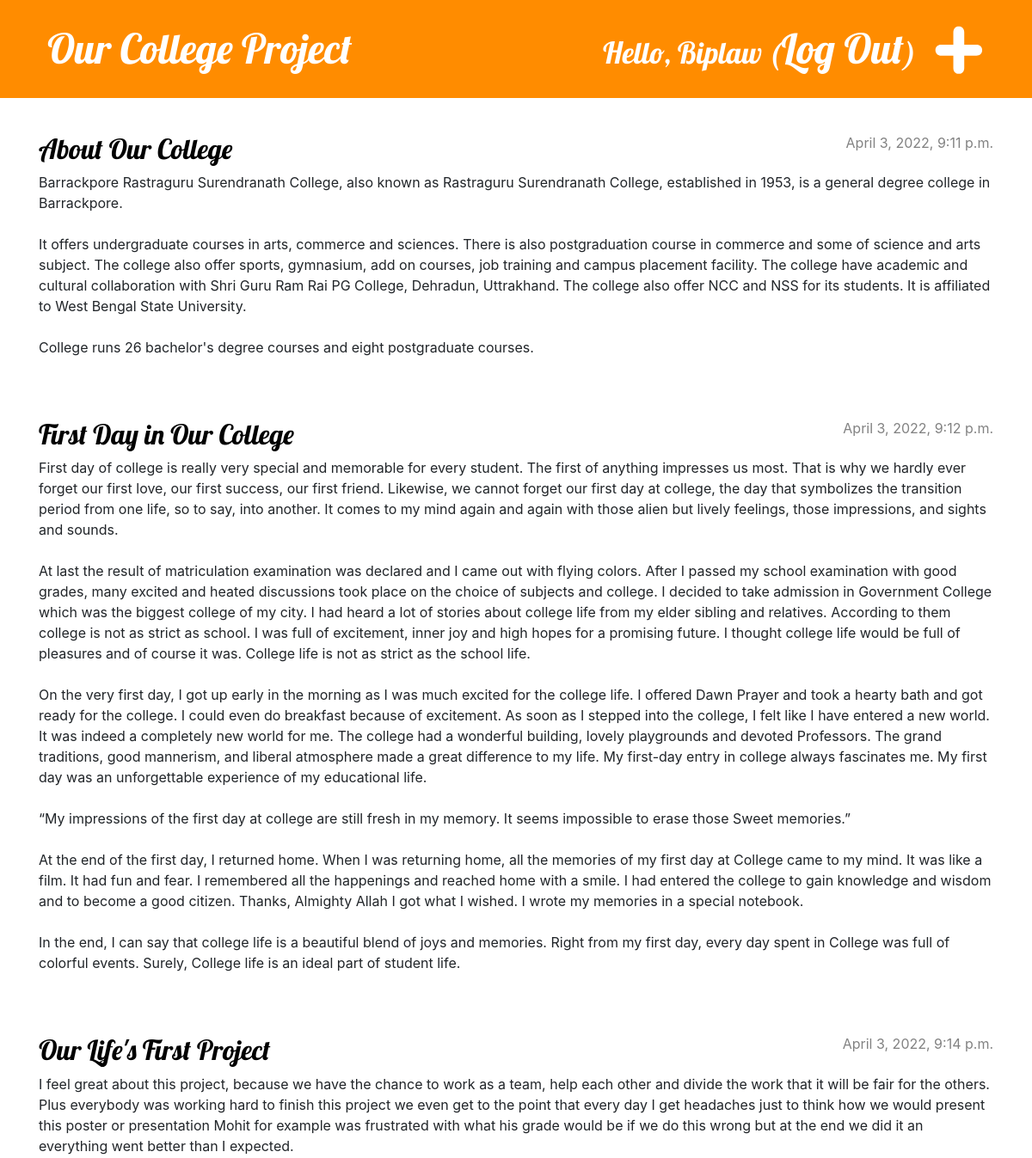
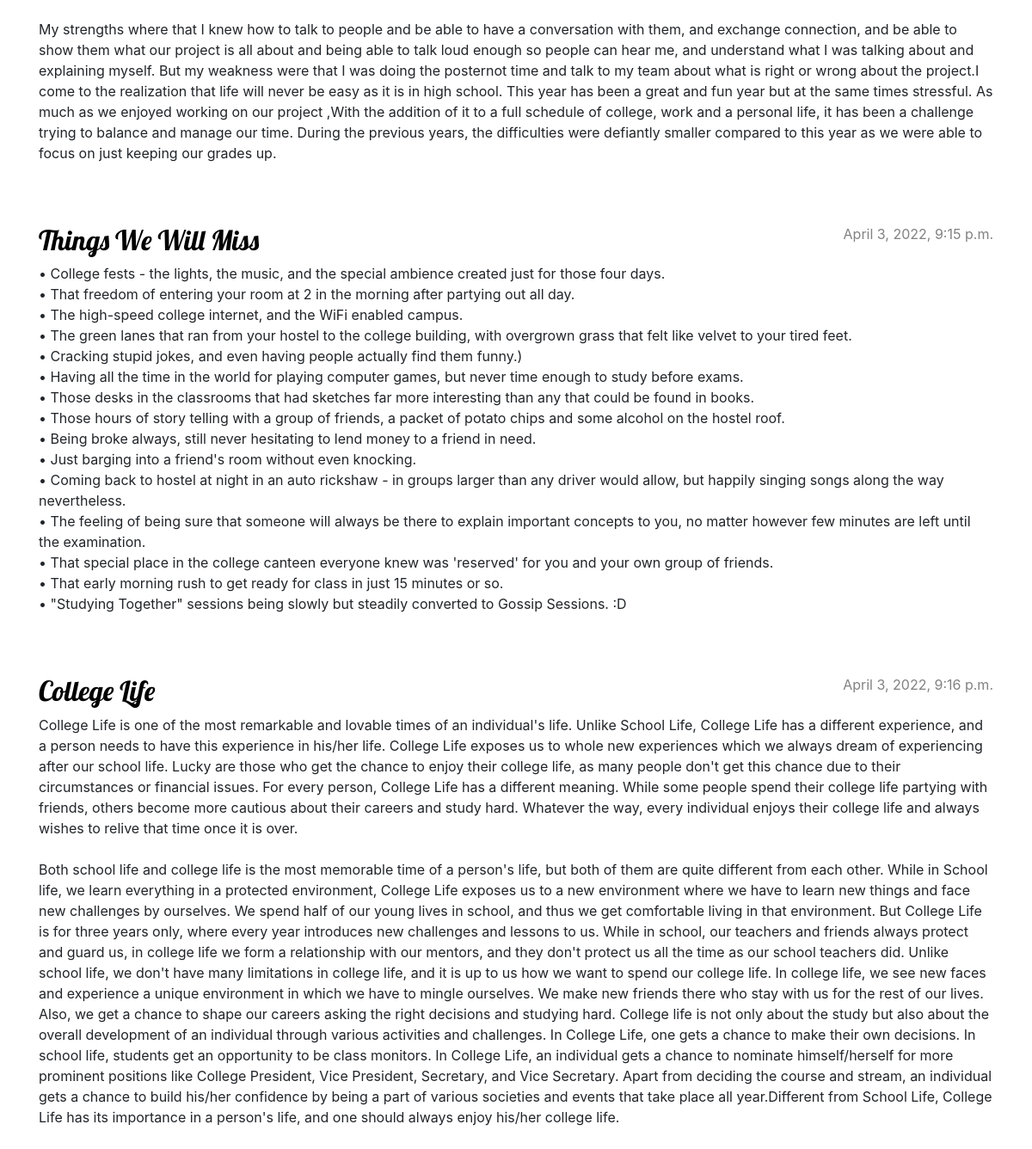
Screenshot of / (signed in) with the database file from the repository (2 pictures, top to bottom).
### blog/models.py (models this page shows, shortened)
class Post(models.Model):
    author = models.ForeignKey(settings.AUTH_USER_MODEL, on_delete=models.CASCADE)
    title = models.CharField(max_length=200)
    text = models.TextField()
    created_date = models.DateTimeField(default=timezone.now)
    published_date = models.DateTimeField(blank=True, null=True)

### blog/views.py (the view)
# urls.py: path('', views.post_list, name = 'post_list'),
def post_list(request):
	posts = Post.objects.filter(published_date__lte=timezone.now()).order_by('published_date')
	return render(request, 'blog/post_list.html', {'posts' : posts})

### blog/templates/blog/post_list.html
{% extends 'blog/base.html' %}
        {% block content %}
                {% for post in posts %}
                    <article class="post">
                        <time class="date">
                            {{ post.published_date }}
                        </time>
                        <h2><a href="{% url 'post_detail' pk=post.pk %}">{{ post.title }}</a></h2>
                        <p>{{ post.text|linebreaksbr }}</p>
                    </article>
                {% endfor %}
         {% endblock %}

### blog/templates/blog/base.html (shortened to what this page needs)
{% load static %}
<!DOCTYPE html>
<html>
<head>
    <link rel="stylesheet" href="https://cdn.jsdelivr.net/npm/bootstrap@4.5.3/dist/css/bootstrap.min.css"
>
    <link rel="stylesheet" href="{% static 'css/blog.css' %}">
</head>
<body>
    <header class="page-header">
        <div class="container">
            {% if user.is_authenticated %}
            <a href="{% url 'post_new' %}" class="top-menu">
            </a>
            <h1><p class="top-menu">Hello, {{ user.username }} (<a href="{% url 'logout' %}">Log Out</a>)</p></h1>
            {% else %}
            <a href="{% url 'login' %}" class="top-menu">
                {% include 'icons/403019_avatar_male_man_person_user_icon.svg' %}
            </a>
            {% endif %}
            <h1><a href="/">Our College Project</a></h1>
        </div>
    </header>
    <main class="container">
        <div class="row">
            <div class="col">
                {% block content %}
                {% endblock %}
            </div>
        </div>
    </main>
</body>
</html>

### blog/static/css/blog.css (style rules this page uses)
.page-header { background-color: #FF8C00; margin-top: 0; margin-bottom: 40px; padding: 20px 20px 20px 40px; }
.page-header h1, .page-header h1 a, .page-header h1 a:visited, .page-header h1 a:active { color: #ffffff; font-size: 36pt; text-decoration: none; }
h1, h2, h3, h4 { font-family: 'Lobster'; }
.date { color: #828282; }
.top-menu, .top-menu:hover, .top-menu:visited { color: #ffffff; float: right; font-size: 26pt; margin-right: 20px; }
.post { margin-bottom: 70px; }
.post h2 a, .post h2 a:visited { color: #000000; }
.post > .date, .post > .actions { float: right; }

### rows the page displays
Post: published_date "April 3, 2022, 9:11 p.m.", title "About Our College", text "Barrackpore Rastraguru Surendranath College, also known as Rastraguru Surendranath College, established in 1953, is a general degree college in Barrackpore. It offers undergraduate courses in arts, commerce and sciences. There is also postgraduation course in commerce and some of science and arts subject. The college also offer sports, gymnasium, add on courses, job training and campus placement facility. The college have academic and cultural collaboration with Shri Guru Ram Rai PG College, Dehradun, Uttrakhand. The college also offer NCC and NSS for its students. It is affiliated to West Bengal State University. College runs 26 bachelor's degree courses and eight postgraduate courses."
Post: published_date "April 3, 2022, 9:12 p.m.", title "First Day in Our College", text "First day of college is really very special and memorable for every student. The first of anything impresses us most. That is why we hardly ever forget our first love, our first success, our first friend. Likewise, we cannot forget our first day at college, the day that symbolizes the transition period from one life, so to say, into another. It comes to my mind again and again with those alien but lively feelings, those impressions, and sights and sounds. At last the result of matriculation examination was declared and I came out with flying colors. After I passed my school examination with good grades, many excited and heated discussions took place on the choice of subjects and college. I…"
Post: published_date "April 3, 2022, 9:14 p.m.", title "Our Life's First Project", text "I feel great about this project, because we have the chance to work as a team, help each other and divide the work that it will be fair for the others. Plus everybody was working hard to finish this project we even get to the point that every day I get headaches just to think how we would present this poster or presentation Mohit for example was frustrated with what his grade would be if we do this wrong but at the end we did it an everything went better than I expected. My strengths where that I knew how to talk to people and be able to have a conversation with them, and exchange connection, and be able to show them what our project is all about and being able to talk loud enough so people…"
Post: published_date "April 3, 2022, 9:15 p.m.", title "Things We Will Miss", text "• College fests - the lights, the music, and the special ambience created just for those four days. • That freedom of entering your room at 2 in the morning after partying out all day. • The high-speed college internet, and the WiFi enabled campus. • The green lanes that ran from your hostel to the college building, with overgrown grass that felt like velvet to your tired feet. • Cracking stupid jokes, and even having people actually find them funny.) • Having all the time in the world for playing computer games, but never time enough to study before exams. • Those desks in the classrooms that had sketches far more interesting than any that could be found in books. • Those hours of story…"
Post: published_date "April 3, 2022, 9:16 p.m.", title "College Life", text "College Life is one of the most remarkable and lovable times of an individual's life. Unlike School Life, College Life has a different experience, and a person needs to have this experience in his/her life. College Life exposes us to whole new experiences which we always dream of experiencing after our school life. Lucky are those who get the chance to enjoy their college life, as many people don't get this chance due to their circumstances or financial issues. For every person, College Life has a different meaning. While some people spend their college life partying with friends, others become more cautious about their careers and study hard. Whatever the way, every individual enjoys their…"

### other values shown
{{ user.username }} "Biplaw"
